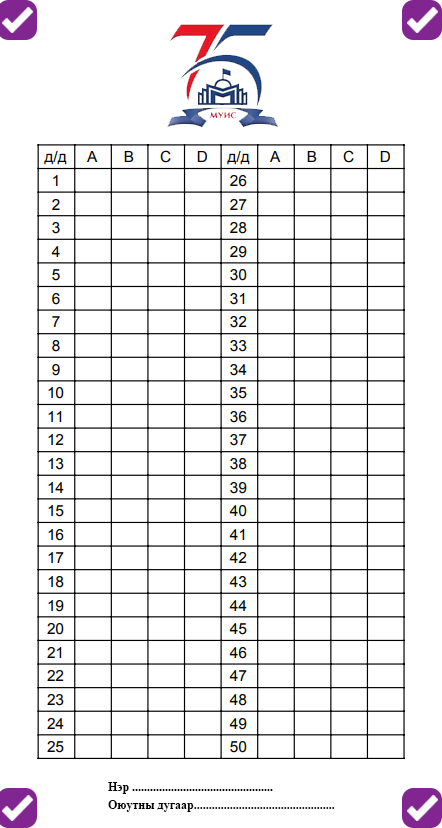
#> input picture orb/answer.png, 442 x 828 px
$ python onetime.py
#> lines starting #> are read from the running program, lines starting #| are printed output that depends on the picture
import numpy as np
import cv2
from matplotlib import pyplot as plt
def maskFrame(mask):
    rs,cs, k = mask.shape
    for x in range(0,rs-1):
        for y in range(0,cs-1):
            if mask[x,y][0]<=155:
                mask[x,y] = 0
            else:
                mask[x,y] = 255
    return mask
MIN_MATCH_COUNT = 10

img1 = cv2.imread('answer.png',0)          # queryImage
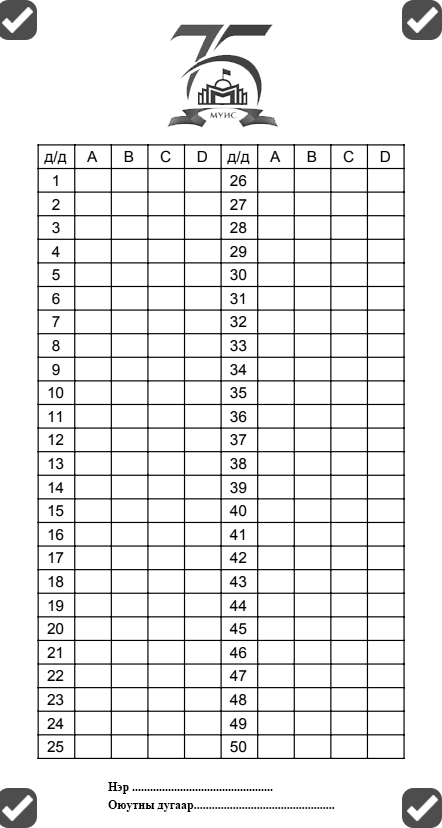
#> img1: shape (828, 442); min 0, max 255, mean 234.7
img2 = cv2.imread('main4.jpg',0) # trainImage
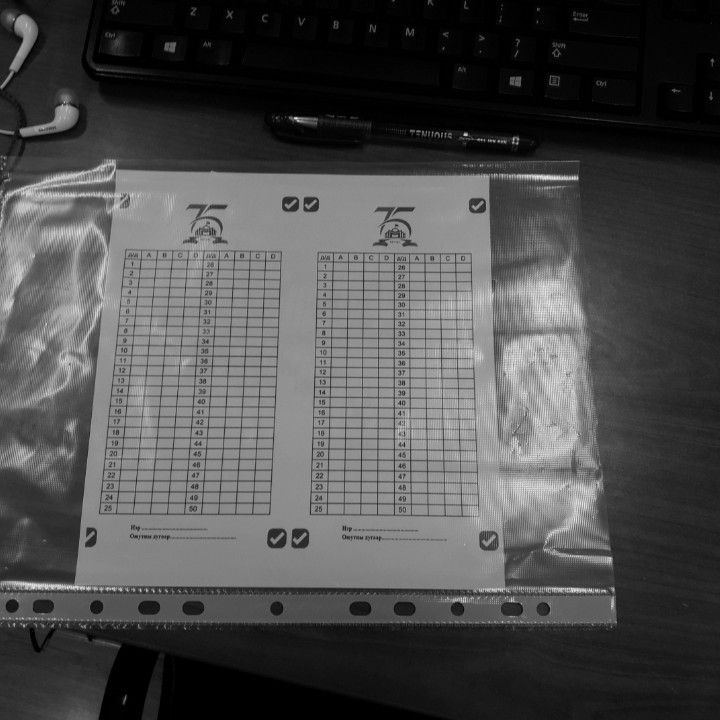
#> input picture orb/main4.jpg, 720 x 720 px
#> img2 is the input picture: shape (720, 720); min 0, max 241, mean 77.5
#> (the run stopped early here; a loop or call above may not have finished)
